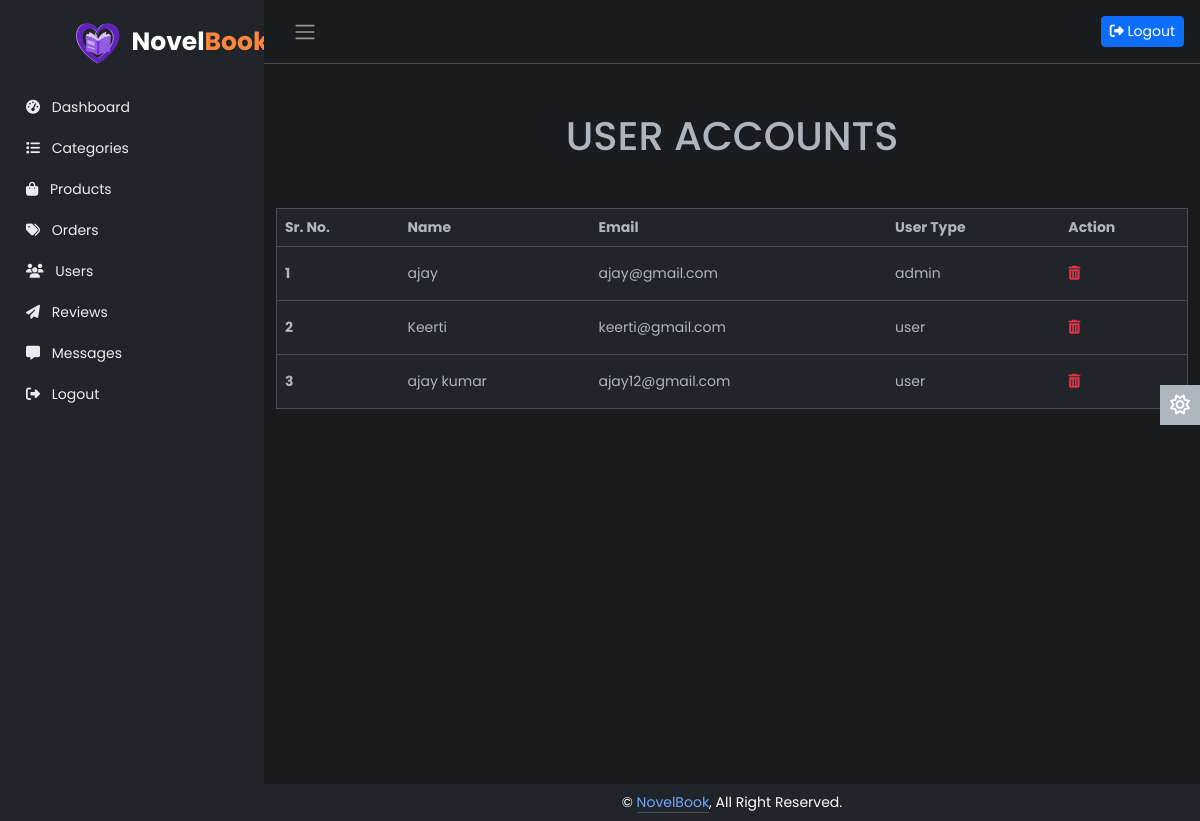
/admin_users.php (signed in), run on the app's committed database.
### tables this page shows
CREATE TABLE `users` (
  `id` int(100) NOT NULL,
  `name` varchar(100) NOT NULL,
  `email` varchar(100) NOT NULL,
  `password` varchar(100) NOT NULL,
  `user_type` varchar(20) NOT NULL DEFAULT 'user'
);

### admin_users.php (the view, shortened to what this page needs)
<?php
include 'inc/db.php';
?>
<?php
include "admin/header.php";
?>
<div class="main">
<?php
include "admin/navbar.php";
?>
<div class="container-xxl py-5" style="height:90vh;">
        <div class="container">
            <div class="text-center wow fadeInUp" data-wow-delay="0.1s">
                <h1 class="mb-5 text-center px-3">USER ACCOUNTS</h1>
            </div>
            <div class="row">
            <table class="table border">
            <thead>
                <tr>
                <th scope="col">Sr. No.</th>
                <th scope="col">Name</th>
                <th scope="col">Email</th>
                <th scope="col">User Type</th>
                <th scope="col">Action</th>
                </tr>
            </thead>
            <tbody>
            <?php
                $select_users = mysqli_query($conn, "SELECT * FROM `users`") or die('query failed');
                while($fetch_users = mysqli_fetch_assoc($select_users)){
            ?>
                <tr>
                <th scope="row" class="py-3"><?php echo $fetch_users['id']; ?></th>
                <td class="py-3"></b><?php echo $fetch_users['name']; ?></td>
                <td class="py-3"><?php echo $fetch_users['email']; ?></td>
                <td class="py-3"><?php if($fetch_users['user_type'] == 'admin')?><?php echo $fetch_users['user_type']; ?></td>
                <td class="py-3"><a href="admin_users.php?delete=<?php echo $fetch_users['id']; ?>" title="Delete" onclick="return confirm('delete this user?');"><i class="fa fa-trash text-danger"></i></a></td>
                </tr>
                <?php
                    };
                ?>
            </tbody>
        </table>
            </div>
        </div>
    </div>
<a href="#" class="theme-toggle">
      <i class="fa-regular fa-sun"></i>
   </a>
<?php
include "admin/footer.php";
?>
</div>
</div>
</body>
</html>

### css/user.css (style rules this page uses)
body { font-family: 'Poppins', sans-serif; font-size: 0.875rem; opacity: 1; overflow-y: scroll; margin: 0; }
a { cursor: pointer; text-decoration: none; font-family: 'Poppins', sans-serif; }
.main { display: flex; flex-direction: column; min-height: 100vh; min-width: 0; overflow: auto; transition: all 0.35s ease-in-out; width: 100%; background: var(--bs-dark-bg-subtle); }
.theme-toggle { position: fixed; top: 50%; transform: translateY(-65%); text-align: center; z-index: 10; right: 0; left: auto; border: none; background-color: var(--bs-body-color); }
html[data-bs-theme="dark"] .theme-toggle .fa-sun, html[data-bs-theme="light"] .theme-toggle .fa-moon { cursor: pointer; padding: 10px; display: block; font-size: 1.25rem; color: #FFF; }

### data on the page
users: id "1", name "ajay", email "ajay@gmail.com", user_type "admin"
users: id "2", name "Keerti", email "keerti@gmail.com", user_type "user"
users: id "3", name "ajay kumar", email "ajay12@gmail.com", user_type "user"
